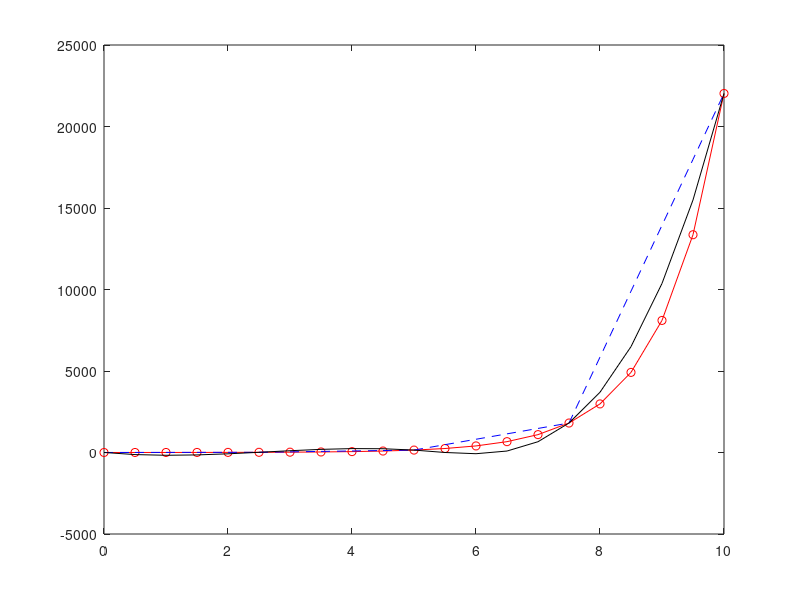

Write the MATLAB code that produced this figure.
x=0:0.1:10;
y=exp(x);
xn=x(1:25:end);
yn=y(1:25:end);
x1=x(1:5:end);
y1=exp(x1);
y2=interp1(xn,yn,x1,'linear');
y3=interp1(xn,yn,x1,'spline');
plot(x1,y1,'r-o',x1,y2,'b--',x1,y3,'k-')